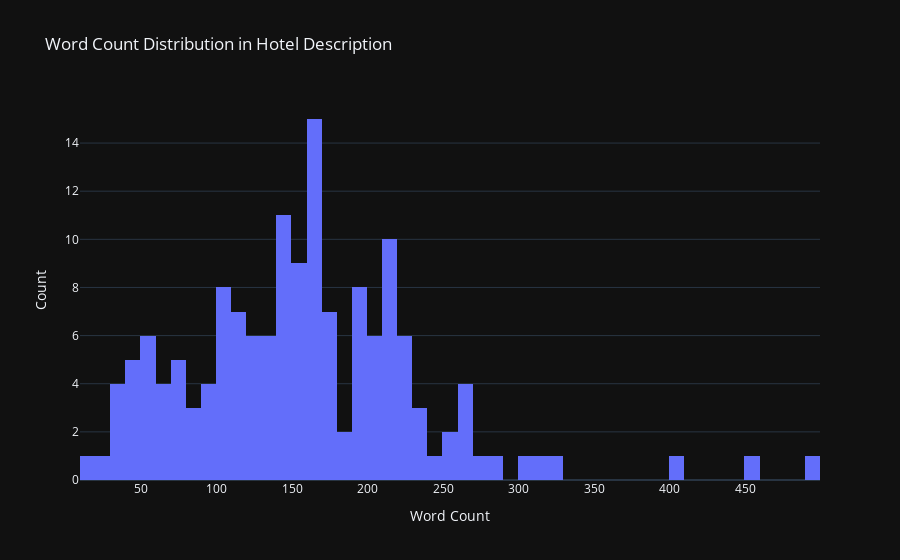

The cell this chart's notebook holds for it:
### Code cell
# 描述信息字数 统计
word_counts = df['desc_word_count']

# 创建一个新的 Figure 对象
# fig = go.Figure()

# 添加直方图的 
fig = go.Figure(go.Histogram(
    x=word_counts,  # 直方图的数据
    nbinsx=50,      # x轴上的bins数量
    # linecolor='black',  # 直方图线条颜色
    # opacity=0.75  # 直方图的透明度
))

# 更新布局
fig.update_layout(
    xaxis_title='Word Count',  # x轴标题
    yaxis_title='Count',       # y轴标题
    title_text='Word Count Distribution in Hotel Description'  # 图表标题
)

# 显示图表
# fig.show()

### Figure 1 — Plotly figure (JSON) as saved in the notebook; plotly's stock layout.template omitted (floating-point values rounded to 4 significant figures; data arrays with more than 128 entries replaced by an {"elided": "..."} marker saying what was removed)
{"data": [{"nbinsx": 50, "x": {"elided": "152 int values"}, "type": "histogram"}], "layout": {"title": {"text": "Word Count Distribution in Hotel Description"}, "xaxis": {"title": {"text": "Word Count"}}, "yaxis": {"title": {"text": "Count"}}}}
